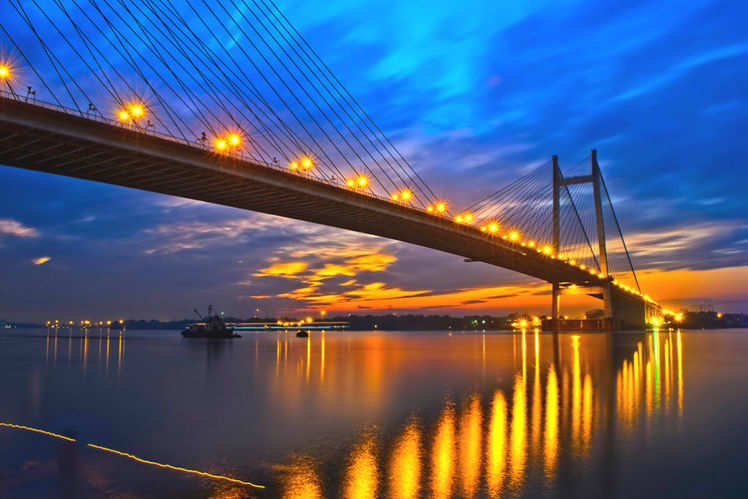
//> input picture imgs/Kolkata.jpg, 748 x 499 px
$ ./ransac imgs/Kolkata.jpg   (built with g++ and OpenCV 4)
//> lines starting //> are read from the running program, lines starting //| are printed output that depends on the picture
#include "opencv2/opencv.hpp"
#include <iostream>
#include <string>
#include <stdlib.h>
#include <math.h>

using namespace std;
using namespace cv;

#define PI 3.14159265

vector<float>parametric_fit(vector<Point2f> sample_points, int n, Mat frame, bool draw);
vector<Point2f> find_inliers(vector<Point2f> sample_points, float m, float b, float d);
vector<Point2f> ransac_linesegment(vector<Point2f> edgepoints, int n, Mat frame, Mat original,int inlier_number);
vector<Point2f> remove_line_outliers(vector<Point2f> global_sampled);

struct myclass {
bool operator() (Point2f i, Point2f j) { return (pow(i.x,2) + pow(i.y,2) < pow(j.x,2) + pow(j.y,2));}
} myobject;

//define least square fitting function
vector<float>parametric_fit(vector<Point2f> sample_points, int n, Mat frame, bool draw){

//from the sample points, get the parametric equation of the line
	vector<float> parametric;
	float mean_x = 0, mean_y = 0, sum_x = 0, sum_y=0, upper=0, lower=0,lower_n, m= 0, m_y = 0, b =0, theta=0, A = 0, B=0;
	for(size_t i = 0; i<n;i++){
		sum_x += sample_points[i].x;sum_y += sample_points[i].y;
		mean_x = sum_x/n; mean_y = sum_y/n;
	}

	//get m and b
	for(size_t i = 0; i<n;i++){
		upper +=(sample_points[i].x - mean_x)*(sample_points[i].y - mean_y);
		lower +=pow((sample_points[i].x - mean_x),2);
		lower_n +=pow((sample_points[i].y - mean_y),2);
	}
	m = upper/lower; b = mean_y - m*mean_x;theta = atan(m);
	parametric.push_back(m);parametric.push_back(b);

	//drawing line
	if(draw){
		Point reference, point_1, point_2;
		reference.x = roundf(mean_x);reference.y = roundf(mean_y);
		vector<float> distances;
		for(size_t i = 0; i<sample_points.size(); i++){
			distances.push_back(sqrt(pow(sample_points[i].x - reference.x,2) + pow(sample_points[i].y - reference.y,2)));
		}
		float length = *max_element(distances.begin(), distances.end());
		point_1.x = reference.x + roundf(length * cos(theta)); point_1.y = reference.y + roundf(length * sin(theta));
		point_2.x = reference.x - roundf(length * cos(theta)); point_2.y = reference.y - roundf(length * sin(theta));
		line(frame,reference, point_2, (0,0,255),2);line(frame,reference, point_1, (0,0,255),2);
	}
	return parametric;
}

//inlier checking and finding function
vector<Point2f> find_inliers(vector<Point2f> unsampled, float m, float b, float d){

//for non-sampled points, calculate the distances to unsampled points
	vector<Point2f> inliers;
	for(size_t i = 0 ; i<unsampled.size(); i++){
		float dist = (abs(m*unsampled[i].x - unsampled[i].y + b))/(sqrt(pow(m,2)+1));
		if (dist < d){ 	//distance threshold
			inliers.push_back(unsampled[i]);
		}
	}
	return inliers;
}

//line detection function
vector<Point2f> ransac_linesegment(vector<Point2f> edgepoints, int n, Mat frame, Mat original, int inlier_number){
	vector< Point2f > global_sampled, global_unsampled, temp_inliers;
	Mat canny_output; int low_threshold = 350; int ratio = 3;
	int iterations = 0;
	while(1){
		Canny(frame, canny_output, low_threshold, low_threshold*ratio, 5);
		//draw samples and separate sampled from unsampled points
		vector<Point2f> sampled; vector<Point2f> unsampled = edgepoints;
		for(size_t i=0;i<n;i++){//n sample points  matrix size is 640 x 480
			Point point;
			int selector = rand() % edgepoints.size();
			point.x = edgepoints[selector].x;
			point.y = edgepoints[selector].y;
			sampled.push_back(point);
			unsampled.erase(unsampled.begin() + selector);
		}

		// fit the line using the sampled points
		vector<float> parametric = parametric_fit(sampled, sampled.size(), canny_output, 1);
		// check distance the unsampled points and generate inliers
		vector<Point2f> inliers = find_inliers(unsampled, parametric[0], parametric[1], 1);
		// when the inliers are above inlier_number, copy them to global_sampled points  and exit loop
		if(inliers.size() > inlier_number){
			global_sampled = sampled; global_unsampled = unsampled;temp_inliers = inliers;
			namedWindow("first_guess", WINDOW_NORMAL);imshow("first_guess",canny_output);waitKey(1);
			break;
		}
		iterations += 1;
	}

	//update the sample points and redraw the line aka second loop
	if (global_sampled.size() > 1 ){
		int min_inlier_size = 100;
		while(min_inlier_size > 200){
			for(vector<Point2f>::iterator iter = temp_inliers.begin() ; iter < temp_inliers.end();iter ++){
				global_sampled.push_back(*iter);
				global_unsampled.erase(remove(global_unsampled.begin(), global_unsampled.end(), *iter), global_unsampled.end());
			}
			vector<float> new_parametric = parametric_fit(global_sampled, global_sampled.size(), original, 0);
			vector<Point2f> new_inliers = find_inliers(global_unsampled, new_parametric[0], new_parametric[1], 1);
			min_inlier_size = new_inliers.size(); std::cout<<min_inlier_size <<" \n";
			temp_inliers = new_inliers;
		}

		global_sampled = remove_line_outliers(global_sampled);
		vector<float> final_parametric = parametric_fit(global_sampled, global_sampled.size(), original, 1);

		// set the remaining unsampled points
		vector<Point2f> remaining = edgepoints;
		for(vector<Point2f>::iterator iter = global_sampled.begin(); iter < global_sampled.end(); iter ++ ){
			remaining.erase(remove(remaining.begin(), remaining.end(), *iter), remaining.end());
		}
	namedWindow("adapted fit", WINDOW_NORMAL);
	imshow("adapted fit",original);
	return remaining;
	}

//else{return global_unsampled;}
}

//function for removing outliers along the fitted line
vector<Point2f> remove_line_outliers(vector<Point2f> global_sampled){

//get the mean
	Point2f mean; mean.x =0; mean.y=0;
	for(size_t i = 0; i < global_sampled.size(); i++){
		mean.x += global_sampled[i].x;mean.y += global_sampled[i].y;
	}
	mean.x = mean.x/global_sampled.size(); mean.y = mean.y/global_sampled.size();

	//get the standard deviation
	Point2f stdev; stdev.x = 0; stdev.y = 0;
	for(size_t i = 0; i < global_sampled.size(); i++){
		stdev.x += pow(global_sampled[i].x - mean.x,2); stdev.y += pow(global_sampled[i].y - mean.y,2);
	}
	stdev.x = sqrt(stdev.x/global_sampled.size()); stdev.y = sqrt(stdev.y/global_sampled.size());

	//choose x or y
	float dev; dev = stdev.x; if(stdev.y > stdev.x){dev = stdev.y;}
	for(size_t i = 0; i < global_sampled.size(); i++){
		if(global_sampled[i].x > mean.x + 2*dev){
			//global_sampled[i].x = roundf(mean.x); global_sampled[i].y = roundf(mean.y);
			global_sampled.erase(global_sampled.begin()+i); i = i-1;
		}
		if(global_sampled[i].x < mean.x - 2*dev){
			//global_sampled[i].x = roundf(mean.x); global_sampled[i].y = roundf(mean.y);
			global_sampled.erase(global_sampled.begin()+i); i = i-1;
		}
	}
	return global_sampled;
}

int main(int argc, char *argv[])
	{
	Mat frame,original, canny_output;
	srand(time(NULL));
	vector<Point2f> edgepoints;
	frame = imread(argv[1]);
//> frame is the input picture: 499 rows x 748 cols, CV_8UC3; mean B, G, R 117.5, 92.6, 82.3
	cout<<"image size "<<frame.size<<endl;
//| image size 499 x 748
	original = frame.clone();
	blur(frame, frame, Size(5,5));
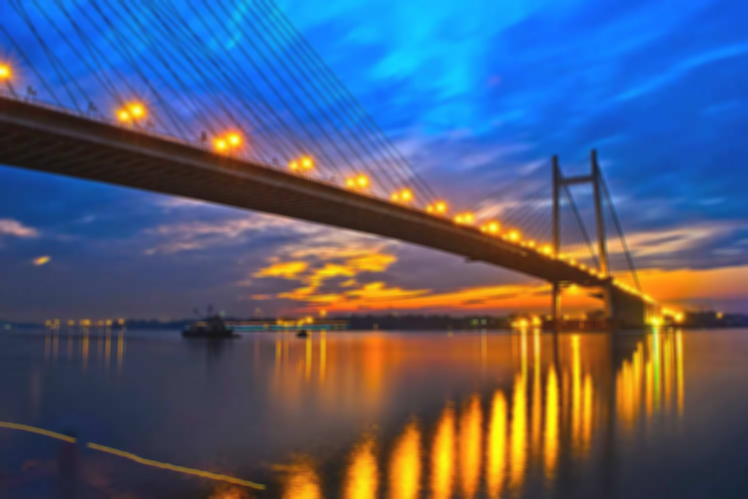
//> frame: 499 rows x 748 cols, CV_8UC3; mean B, G, R 117.5, 92.6, 82.3
	int low_threshold = 100; int ratio = 1.5;
	Canny(frame,canny_output,low_threshold,low_threshold*ratio,5);
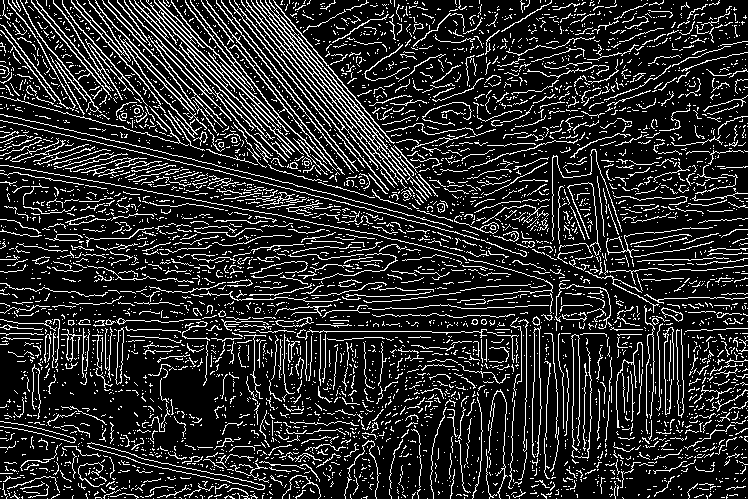
//> canny_output: 499 rows x 748 cols, CV_8UC1; 16.7% white in thin lines or dots

	///RANSAC
        int n = 2;//number of initial sampling points
	//get vector of non-zero intensity (edge) points
	for(size_t i = 0 ; i < canny_output.size().height;i++){
		for(size_t j = 0 ; j < canny_output.size().width;j++){
			int intensity = canny_output.at<uchar>(i,j);
			if(intensity != 0){
				Point point;
				point.x = j; point.y = i;
				edgepoints.push_back(point);
			}
		}
	}
//> after the loop, edgepoints = 62153 items

	vector<Point2f> segment = edgepoints ; int counter = 0;
//> after `vector < Point2f > segment = edgepoints`: segment = 62153 items
	while(1){
		segment = ransac_linesegment(segment, n, frame, original,30);
//> in ransac_linesegment, `Canny(frame, canny_output, low_threshold, low_threshold*ratio, 5);`:
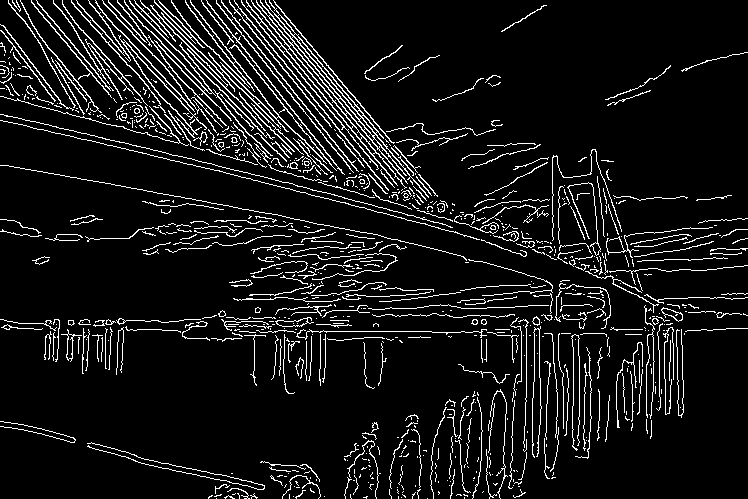
//> canny_output: 499 rows x 748 cols, CV_8UC1; 8.7% white in thin lines or dots
//> the loop in parametric_fit, `for(size_t i = 0; i<n;i++)` made 2 passes
//> (sum_x, sum_y, mean_x, mean_y) on passes 1 to 2: (113, 43, 56.5, 21.5), (225, 199, 112.5, 99.5)
//> after the loop in parametric_fit, `for(size_t i = 0; i<n;i++)`: sum_x = 225; sum_y = 199
//> the loop in parametric_fit, `for(size_t i = 0; i<n;i++)` made 2 passes
//> (upper, lower, lower_n) on passes 1 to 2: (-28.25, 0.25, 3192.2), (-56.5, 0.5, 6384.5)
//> after the loop in parametric_fit, `for(size_t i = 0; i<n;i++)`: upper = -56.5; lower = 0.5; lower_n = 6384.5
//> in parametric_fit, `m = upper / lower`: m = -113
//> in parametric_fit, `b = mean_y - m * mean_x`: b = 12812
//> in parametric_fit, `theta = atan(m)`: theta = -1.56
//> in parametric_fit, `parametric.push_back(m)`: parametric = [-113]
//> in parametric_fit, `parametric.push_back(b)`: parametric = [-113, 12812]
//> in parametric_fit, `reference.x = roundf(mean_x)`: reference = Point(113, 0)
//> in parametric_fit, `reference.y = roundf(mean_y)`: reference = Point(113, 100)
//> the loop in parametric_fit, `for(size_t i = 0; i<sample_points.size(); i++)` made 2 passes
//> in parametric_fit, `float length = *max_element(distances.begin(), distances.end());`: length = 57
//> in parametric_fit, `point_1.x = reference.x + roundf(length * cos(theta))`: point_1 = Point(114, 0)
//> in parametric_fit, `point_1.y = reference.y + roundf(length * sin(theta))`: point_1 = Point(114, 43)
//> in parametric_fit, `point_2.x = reference.x - roundf(length * cos(theta))`: point_2 = Point(112, 0)
//> in parametric_fit, `point_2.y = reference.y - roundf(length * sin(theta))`: point_2 = Point(112, 157)
//> in ransac_linesegment, `vector<float> parametric = parametric_fit(sampled, sampled.size(), can..`: parametric = [-113, 12812]
//> the loop in find_inliers, `for(size_t i = 0 ; i<unsampled.size(); i++)` made 62151 passes
//> dist on passes 1 to 3: 110.4, 105.4, 101.4
//> after the loop in find_inliers, `for(size_t i = 0 ; i<unsampled.size(); i++)`: inliers = 205 Points (x, y), first 12: [113, 6], [113, 7], [114, 7], [114, 8], [113, 12], [113, 13], [114, 13], [114, 14], [114, 19], [113, 24], [113, 25], [114, 25]
//> in ransac_linesegment, `global_sampled = sampled`: global_sampled = 2 Points (x, y): [113, 43], [112, 156]
//> in ransac_linesegment, `global_unsampled = unsampled`: global_unsampled = 62151 items
//> in ransac_linesegment, `temp_inliers = inliers`: temp_inliers has the same summary as inliers in find_inliers
//> the loop in remove_line_outliers, `for(size_t i = 0; i < global_sampled.size(); i++)` made 2 passes
//> in remove_line_outliers, `mean.x = mean.x / global_sampled.size()`: mean = Point(112.5, 199)
//> in remove_line_outliers, `mean.y = mean.y / global_sampled.size()`: mean = Point(112.5, 99.5)
//> in remove_line_outliers, `stdev.y = sqrt(stdev.y / global_sampled.size())`: stdev = Point(0.5, 56.5)
//> in remove_line_outliers, `dev = stdev.x`: dev = 0.5
//> in remove_line_outliers, `float dev; dev = stdev.x; if(stdev.y > stdev.x){dev = stdev.y;}`: dev = 56.5
//> after the loop in remove_line_outliers, `for(size_t i = 0; i < global_sampled.size(); i++)`: global_sampled = 2 Points (x, y): [113, 43], [112, 156]
//> call 2 of parametric_fit, with n = 2, draw = true
//> the loop in parametric_fit (call 2), `for(size_t i = 0; i<n;i++)` made 2 passes
//> after the loop in parametric_fit (call 2), `for(size_t i = 0; i<n;i++)`: sum_x = 225; sum_y = 199
//> the loop in parametric_fit (call 2), `for(size_t i = 0; i<n;i++)` made 2 passes
//> after the loop in parametric_fit (call 2), `for(size_t i = 0; i<n;i++)`: upper = -56.5; lower = 0.5; lower_n = 6384.5
//> in parametric_fit (call 2), `parametric.push_back(m)`: parametric = [-113]
//> in parametric_fit (call 2), `parametric.push_back(b)`: parametric = [-113, 12812]
//> in parametric_fit (call 2), `reference.x = roundf(mean_x)`: reference = Point(113, 0)
//> in parametric_fit (call 2), `reference.y = roundf(mean_y)`: reference = Point(113, 100)
//> the loop in parametric_fit (call 2), `for(size_t i = 0; i<sample_points.size(); i++)` made 2 passes
//> in parametric_fit (call 2), `point_1.x = reference.x + roundf(length * cos(theta))`: point_1 = Point(114, 0)
//> in parametric_fit (call 2), `point_1.y = reference.y + roundf(length * sin(theta))`: point_1 = Point(114, 43)
//> in parametric_fit (call 2), `point_2.x = reference.x - roundf(length * cos(theta))`: point_2 = Point(112, 0)
//> in parametric_fit (call 2), `point_2.y = reference.y - roundf(length * sin(theta))`: point_2 = Point(112, 157)
//> in parametric_fit (call 2), `line(frame, reference, point_1, (0, 0, 255), 2)`:
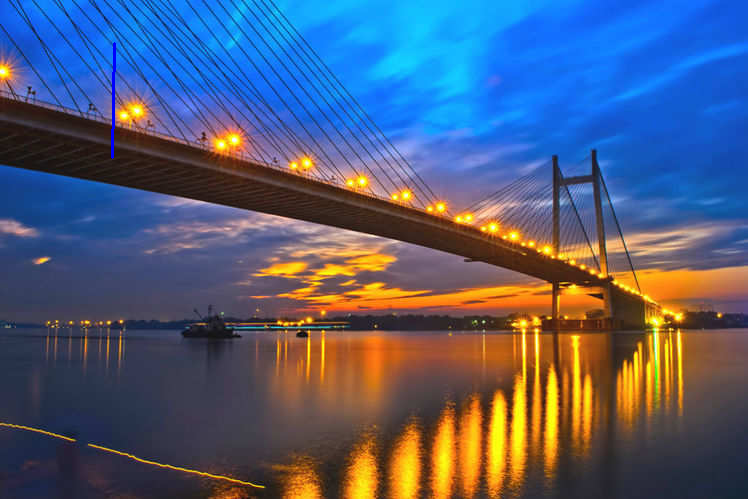
//> frame: 499 rows x 748 cols, CV_8UC3; mean B, G, R 117.6, 92.5, 82.3
//> in ransac_linesegment, `vector<float> final_parametric = parametric_fit(global_sampled, global..`: final_parametric = [-113, 12812]
//> in ransac_linesegment, `vector<Point2f> remaining = edgepoints;`: remaining = 62153 items
//> the loop in ransac_linesegment, `for(vector<Point2f>::iterator iter = global_sampled.begin(); iter < gl..` made 2 passes
//> segment = 62151 items
		counter += 1;
		if(segment.size() < 30){
			break;
		}
	}
	cout<<"edges detected  "<< counter<<endl;
	//setMouseCallback("adapted fit", CallBackFunc, NULL);
	waitKey(0);
}
